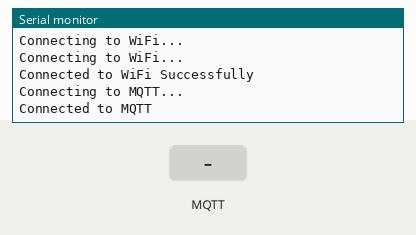
This sketch was run on a simulated ESP32. On the bench: the last lines printed to the serial monitor. The test bench sets the inputs (shaded band). WiFi joins after 1.5 s; servers stay silent unless stated; no MQTT or app messages arrive unless stated.

Above: at 7.7 s.
7.8 s: MQTT message "1" arrives on the first subscribed topic
At 10.7 s:
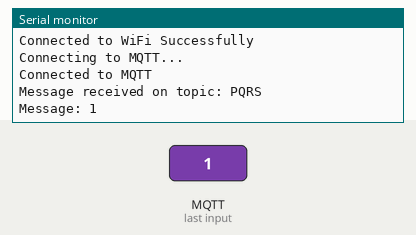
11.8 s: MQTT message "on" arrives on the first subscribed topic
At 14.9 s:
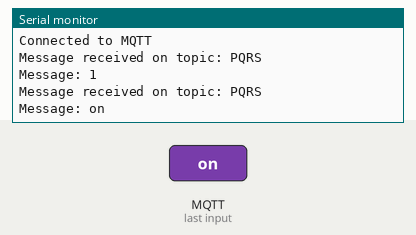
15.6 s: MQTT message "off" arrives on the first subscribed topic
At 19.0 s:
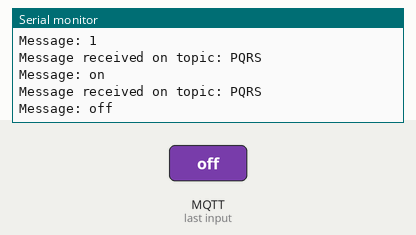

Measured:
- after the input at 7.8 s, the serial monitor: prints a new line after 2.6 s (image 1)
- after the input at 11.8 s, the serial monitor: prints a new line after 2.4 s (image 2)
- after the input at 15.6 s, the serial monitor: prints a new line after 2.4 s (image 3)

The sketch:

ESP32_MQTT.ino
```cpp
#include <WiFi.h>
#include <WiFiClientSecure.h>
#include <PubSubClient.h>
#include <TinyGPSPlus.h>


//WiFi Credentials
const char* ssid = "Bhavya iPhone";
const char* password = "12345678";


//MQTT Credentials
const char* mqtt_server = "h9115c51.ala.asia-southeast1.emqxsl.com";
const int mqtt_port = 8883;
const char* mqtt_user = "Device1";
const char* mqtt_password = "Device1";


//Received Data Buffer
char buf[42];

int val=0;

TinyGPSPlus gps;


//MQTT Broker CA Certificate
const char* ca_cert = R"(
-----BEGIN CERTIFICATE-----
MIIDrzCCApegAwIBAgIQCDvgVpBCRrGhdWrJWZHHSjANBgkqhkiG9w0BAQUFADBh
MQswCQYDVQQGEwJVUzEVMBMGA1UEChMMRGlnaUNlcnQgSW5jMRkwFwYDVQQLExB3
d3cuZGlnaWNlcnQuY29tMSAwHgYDVQQDExdEaWdpQ2VydCBHbG9iYWwgUm9vdCBD
QTAeFw0wNjExMTAwMDAwMDBaFw0zMTExMTAwMDAwMDBaMGExCzAJBgNVBAYTAlVT
MRUwEwYDVQQKEwxEaWdpQ2VydCBJbmMxGTAXBgNVBAsTEHd3dy5kaWdpY2VydC5j
b20xIDAeBgNVBAMTF0RpZ2lDZXJ0IEdsb2JhbCBSb290IENBMIIBIjANBgkqhkiG
9w0BAQEFAAOCAQ8AMIIBCgKCAQEA4jvhEXLeqKTTo1eqUKKPC3eQyaKl7hLOllsB
CSDMAZOnTjC3U/dDxGkAV53ijSLdhwZAAIEJzs4bg7/fzTtxRuLWZscFs3YnFo97
nh6Vfe63SKMI2tavegw5BmV/Sl0fvBf4q77uKNd0f3p4mVmFaG5cIzJLv07A6Fpt
43C/dxC//AH2hdmoRBBYMql1GNXRor5H4idq9Joz+EkIYIvUX7Q6hL+hqkpMfT7P
T19sdl6gSzeRntwi5m3OFBqOasv+zbMUZBfHWymeMr/y7vrTC0LUq7dBMtoM1O/4
gdW7jVg/tRvoSSiicNoxBN33shbyTApOB6jtSj1etX+jkMOvJwIDAQABo2MwYTAO
BgNVHQ8BAf8EBAMCAYYwDwYDVR0TAQH/BAUwAwEB/zAdBgNVHQ4EFgQUA95QNVbR
TLtm8KPiGxvDl7I90VUwHwYDVR0jBBgwFoAUA95QNVbRTLtm8KPiGxvDl7I90VUw
DQYJKoZIhvcNAQEFBQADggEBAMucN6pIExIK+t1EnE9SsPTfrgT1eXkIoyQY/Esr
hMAtudXH/vTBH1jLuG2cenTnmCmrEbXjcKChzUyImZOMkXDiqw8cvpOp/2PV5Adg
06O/nVsJ8dWO41P0jmP6P6fbtGbfYmbW0W5BjfIttep3Sp+dWOIrWcBAI+0tKIJF
PnlUkiaY4IBIqDfv8NZ5YBberOgOzW6sRBc4L0na4UU+Krk2U886UAb3LujEV0ls
YSEY1QSteDwsOoBrp+uvFRTp2InBuThs4pFsiv9kuXclVzDAGySj4dzp30d8tbQk
CAUw7C29C79Fv1C5qfPrmAESrciIxpg0X40KPMbp1ZWVbd4=
-----END CERTIFICATE-----
)";


WiFiClientSecure espClient;
PubSubClient client(espClient);


void setup(){

  //Connect to WiFi
  Serial.begin(9600);                                               //initialise Serial Monitor
  Serial2.begin(9600);
  Serial.setTimeout(10);
  WiFi.begin(ssid, password);

  while (WiFi.status() != WL_CONNECTED) {
    delay(100);
    Serial.println("Connecting to WiFi...");
  }
  Serial.println("Connected to WiFi Successfully");
  espClient.setCACert(ca_cert);

  client.setServer(mqtt_server, mqtt_port);
  client.setCallback(callback);

  pinMode(34, INPUT);
  delay(5000);

}


//Message Recieved callback function
void callback(char* topic, byte* payload, unsigned int length) {
  Serial.println("Message received on topic: " + String(topic));
  Serial.print("Message: ");
  for (int i = 0; i < length; i++) {
    Serial.print((char)payload[i]);
  }
  Serial.println();
}


//Reestablish connection to MQTT Broker in case of disconnection
void reconnect() {
  while (!client.connected()) {
    Serial.println("Connecting to MQTT...");
    if (client.connect("ESP32Client", mqtt_user, mqtt_password)) {
      Serial.println("Connected to MQTT");
      client.subscribe("PQRS");
    } else {
      Serial.println("MQTT connection failed, retrying in 5 seconds...");
      delay(5000);
    }
  }
}


void loop() {
  while (val=0){
    val = digitalRead(34);
  }
//  if(Serial.available()>0){
//    String str = Serial.readString();
//    str.toCharArray(buf,42);

    if (!client.connected()) {              //Check Connection and reestablish if broken
      reconnect();
    }
    client.loop();
    client.publish("FamilyServer","RASH DRIVING DETECTED", 1);
    client.publish("FamilyServer","Latitude: 28.675433 / N 28° 40' 31.56''", 1);
    client.publish("FamilyServer","Longitude: 77.113012 / E 77° 6' 46.844''", 1);
    //client.publish("FamilyServer",GPSdisplayInfo(), 1);

    delay(3800);
  }


void updateSerial(){
  delay(500);
  while (Serial.available())  {
    Serial2.write(Serial.read());//Forward what Serial received to Software Serial Port
  }
  while (Serial2.available())  {
    Serial.write(Serial2.read());//Forward what Software Serial received to Serial Port
  }
}

void displayInfo()
{
  Serial.print(F("Location: "));
  if (gps.location.isValid()){
    Serial.print(gps.location.lat(), 6);
    Serial.print(F(","));
    Serial.print(gps.location.lng(), 6);
  }
  else
  {
    Serial.print(F("INVALID"));
  }
}
```
